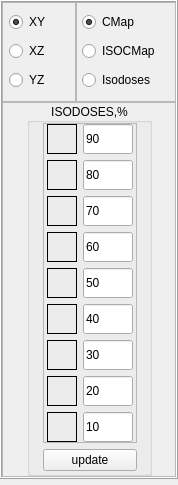
         <widget class="QWidget" name="Plane_settings">
          <property name="geometry">
           <rect>
            <x>0</x>
            <y>0</y>
            <width>178</width>
            <height>485</height>
           </rect>
          </property>
          <attribute name="label">
           <string>Plane</string>
          </attribute>
          <layout class="QVBoxLayout" name="verticalLayout_3">
           <property name="spacing">
            <number>3</number>
           </property>
           <property name="leftMargin">
            <number>0</number>
           </property>
           <property name="topMargin">
            <number>0</number>
           </property>
           <property name="rightMargin">
            <number>0</number>
           </property>
           <property name="bottomMargin">
            <number>0</number>
           </property>
           <item>
            <widget class="QFrame" name="Plane_gbFrame">
             <property name="minimumSize">
              <size>
               <width>0</width>
               <height>400</height>
              </size>
             </property>
             <property name="frameShape">
              <enum>QFrame::Box</enum>
             </property>
             <property name="frameShadow">
              <enum>QFrame::Raised</enum>
             </property>
             <layout class="QVBoxLayout" name="verticalLayout_4">
              <property name="spacing">
               <number>0</number>
              </property>
              <property name="leftMargin">
               <number>0</number>
              </property>
              <property name="topMargin">
               <number>0</number>
              </property>
              <property name="rightMargin">
               <number>0</number>
              </property>
              <property name="bottomMargin">
               <number>0</number>
              </property>
              <item>
               <widget class="QFrame" name="Plane_frame">
                <layout class="QHBoxLayout" name="horizontalLayout_4">
                 <property name="spacing">
                  <number>0</number>
                 </property>
                 <property name="leftMargin">
                  <number>0</number>
                 </property>
                 <property name="topMargin">
                  <number>0</number>
                 </property>
                 <property name="rightMargin">
                  <number>0</number>
                 </property>
                 <property name="bottomMargin">
                  <number>0</number>
                 </property>
                 <item>
                  <widget class="QFrame" name="setPlane_gb">
                   <property name="sizePolicy">
                    <sizepolicy hsizetype="Minimum" vsizetype="Minimum">
                     <horstretch>0</horstretch>
                     <verstretch>0</verstretch>
                    </sizepolicy>
                   </property>
                   <property name="minimumSize">
                    <size>
                     <width>1</width>
                     <height>1</height>
                    </size>
                   </property>
                   <property name="frameShape">
                    <enum>QFrame::StyledPanel</enum>
                   </property>
                   <property name="frameShadow">
                    <enum>QFrame::Raised</enum>
                   </property>
                   <layout class="QVBoxLayout" name="verticalLayout_2">
                    <property name="spacing">
                     <number>0</number>
                    </property>
                    <property name="leftMargin">
                     <number>6</number>
                    </property>
                    <property name="topMargin">
                     <number>0</number>
                    </property>
                    <property name="rightMargin">
                     <number>0</number>
                    </property>
                    <property name="bottomMargin">
                     <number>0</number>
                    </property>
                    <item>
                     <widget class="QRadioButton" name="plane_XY_rb">
                      <property name="text">
                       <string>XY</string>
                      </property>
                      <property name="checked">
                       <bool>true</bool>
                      </property>
                     </widget>
                    </item>
                    <item>
                     <widget class="QRadioButton" name="plane_XZ_rb">
                      <property name="text">
                       <string>XZ</string>
                      </property>
                     </widget>
                    </item>
                    <item>
                     <widget class="QRadioButton" name="plane_YZ_rb">
                      <property name="text">
                       <string>YZ</string>
                      </property>
                     </widget>
                    </item>
                   </layout>
                  </widget>
                 </item>
                 <item>
                  <widget class="QFrame" name="setStyle_gb">
                   <property name="minimumSize">
                    <size>
                     <width>100</width>
                     <height>100</height>
                    </size>
                   </property>
                   <property name="frameShape">
                    <enum>QFrame::StyledPanel</enum>
                   </property>
                   <property name="frameShadow">
                    <enum>QFrame::Raised</enum>
                   </property>
                   <layout class="QVBoxLayout" name="verticalLayout_6">
                    <property name="spacing">
                     <number>0</number>
                    </property>
                    <property name="leftMargin">
                     <number>5</number>
                    </property>
                    <property name="topMargin">
                     <number>0</number>
                    </property>
                    <property name="rightMargin">
                     <number>0</number>
                    </property>
                    <property name="bottomMargin">
                     <number>0</number>
                    </property>
                    <item>
                     <widget class="QRadioButton" name="CMap_rb">
                      <property name="text">
                       <string>CMap</string>
                      </property>
                      <property name="checked">
                       <bool>true</bool>
                      </property>
                     </widget>
                    </item>
                    <item>
                     <widget class="QRadioButton" name="ISOCMap_rb">
                      <property name="text">
                       <string>ISOCMap</string>
                      </property>
                     </widget>
                    </item>
                    <item>
                     <widget class="QRadioButton" name="Isodoses_rb">
                      <property name="text">
                       <string>Isodoses</string>
                      </property>
                     </widget>
                    </item>
                   </layout>
                  </widget>
                 </item>
                </layout>
               </widget>
              </item>
              <item>
               <widget class="QFrame" name="frame">
                <property name="minimumSize">
                 <size>
                  <width>0</width>
                  <height>100</height>
                 </size>
                </property>
                <property name="frameShape">
                 <enum>QFrame::StyledPanel</enum>
                </property>
                <property name="frameShadow">
                 <enum>QFrame::Raised</enum>
                </property>
                <layout class="QGridLayout" name="gridLayout_3">
                 <property name="leftMargin">
                  <number>0</number>
                 </property>
                 <property name="topMargin">
                  <number>0</number>
                 </property>
                 <property name="rightMargin">
                  <number>0</number>
                 </property>
                 <property name="bottomMargin">
                  <number>0</number>
                 </property>
                 <property name="spacing">
                  <number>0</number>
                 </property>
                 <item row="0" column="2">
                  <spacer name="horizontalSpacer_5">
                   <property name="orientation">
                    <enum>Qt::Horizontal</enum>
                   </property>
                   <property name="sizeHint" stdset="0">
                    <size>
                     <width>1</width>
                     <height>20</height>
                    </size>
                   </property>
                  </spacer>
                 </item>
                 <item row="0" column="0">
                  <spacer name="horizontalSpacer_6">
                   <property name="orientation">
                    <enum>Qt::Horizontal</enum>
                   </property>
                   <property name="sizeHint" stdset="0">
                    <size>
                     <width>1</width>
                     <height>20</height>
                    </size>
                   </property>
                  </spacer>
                 </item>
                 <item row="0" column="1">
                  <widget class="QGroupBox" name="isodose_gb">
                   <property name="sizePolicy">
                    <sizepolicy hsizetype="Minimum" vsizetype="Minimum">
                     <horstretch>0</horstretch>
                     <verstretch>0</verstretch>
                    </sizepolicy>
                   </property>
                   <property name="minimumSize">
                    <size>
                     <width>125</width>
                     <height>0</height>
                    </size>
                   </property>
                   <property name="maximumSize">
                    <size>
                     <width>130</width>
                     <height>390</height>
                    </size>
                   </property>
                   <property name="title">
                    <string>ISODOSES,%</string>
                   </property>
                   <property name="alignment">
                    <set>Qt::AlignCenter</set>
                   </property>
                   <layout class="QGridLayout" name="gridLayout_2">
                    <property name="leftMargin">
                     <number>0</number>
                    </property>
                    <property name="topMargin">
                     <number>0</number>
                    </property>
                    <property name="rightMargin">
                     <number>0</number>
                    </property>
                    <property name="bottomMargin">
                     <number>2</number>
                    </property>
                    <item row="1" column="2">
                     <spacer name="horizontalSpacer_3">
                      <property name="orientation">
                       <enum>Qt::Horizontal</enum>
                      </property>
                      <property name="sizeType">
                       <enum>QSizePolicy::Expanding</enum>
                      </property>
                      <property name="sizeHint" stdset="0">
                       <size>
                        <width>1</width>
                        <height>20</height>
                       </size>
                      </property>
                     </spacer>
                    </item>
                    <item row="0" column="1">
                     <widget class="QFrame" name="map_frame">
                      <property name="sizePolicy">
                       <sizepolicy hsizetype="Minimum" vsizetype="Minimum">
                        <horstretch>0</horstretch>
                        <verstretch>0</verstretch>
                       </sizepolicy>
                      </property>
                      <property name="maximumSize">
                       <size>
                        <width>200</width>
                        <height>340</height>
                       </size>
                      </property>
                      <property name="layoutDirection">
                       <enum>Qt::LeftToRight</enum>
                      </property>
                      <property name="frameShape">
                       <enum>QFrame::StyledPanel</enum>
                      </property>
                      <property name="frameShadow">
                       <enum>QFrame::Raised</enum>
                      </property>
                      <layout class="QFormLayout" name="formLayout_2">
                       <property name="labelAlignment">
                        <set>Qt::AlignCenter</set>
                       </property>
                       <property name="formAlignment">
                        <set>Qt::AlignCenter</set>
                       </property>
                       <property name="leftMargin">
                        <number>0</number>
                       </property>
                       <property name="topMargin">
                        <number>0</number>
                       </property>
                       <property name="rightMargin">
                        <number>6</number>
                       </property>
                       <property name="bottomMargin">
                        <number>0</number>
                       </property>
                       <item row="0" column="1">
                        <widget class="QLineEdit" name="isodose_lvl_1">
                         <property name="sizePolicy">
                          <sizepolicy hsizetype="Maximum" vsizetype="Fixed">
                           <horstretch>0</horstretch>
                           <verstretch>0</verstretch>
                          </sizepolicy>
                         </property>
                         <property name="minimumSize">
                          <size>
                           <width>50</width>
                           <height>30</height>
                          </size>
                         </property>
                         <property name="maximumSize">
                          <size>
                           <width>50</width>
                           <height>16777215</height>
                          </size>
                         </property>
                         <property name="text">
                          <string>90</string>
                         </property>
                        </widget>
                       </item>
                       <item row="1" column="0">
                        <widget class="QLabel" name="cmap_lvl_2">
                         <property name="sizePolicy">
                          <sizepolicy hsizetype="Minimum" vsizetype="Minimum">
                           <horstretch>0</horstretch>
                           <verstretch>0</verstretch>
                          </sizepolicy>
                         </property>
                         <property name="minimumSize">
                          <size>
                           <width>30</width>
                           <height>30</height>
                          </size>
                         </property>
                         <property name="maximumSize">
                          <size>
                           <width>30</width>
                           <height>30</height>
                          </size>
                         </property>
                         <property name="frameShape">
                          <enum>QFrame::Box</enum>
                         </property>
                         <property name="text">
                          <string/>
                         </property>
                        </widget>
                       </item>
                       <item row="1" column="1">
                        <widget class="QLineEdit" name="isodose_lvl_2">
                         <property name="minimumSize">
                          <size>
                           <width>50</width>
                           <height>30</height>
                          </size>
                         </property>
                         <property name="maximumSize">
                          <size>
                           <width>50</width>
                           <height>30</height>
                          </size>
                         </property>
                         <property name="text">
                          <string>80</string>
                         </property>
                        </widget>
                       </item>
                       <item row="2" column="0">
                        <widget class="QLabel" name="cmap_lvl_3">
                         <property name="minimumSize">
                          <size>
                           <width>30</width>
                           <height>30</height>
                          </size>
                         </property>
                         <property name="maximumSize">
                          <size>
                           <width>30</width>
                           <height>30</height>
                          </size>
                         </property>
                         <property name="frameShape">
                          <enum>QFrame::Box</enum>
                         </property>
                         <property name="text">
                          <string/>
                         </property>
                        </widget>
                       </item>
                       <item row="2" column="1">
                        <widget class="QLineEdit" name="isodose_lvl_3">
                         <property name="minimumSize">
                          <size>
                           <width>50</width>
                           <height>30</height>
                          </size>
                         </property>
                         <property name="maximumSize">
                          <size>
                           <width>50</width>
                           <height>30</height>
                          </size>
                         </property>
                         <property name="text">
                          <string>70</string>
                         </property>
                        </widget>
                       </item>
                       <item row="3" column="0">
                        <widget class="QLabel" name="cmap_lvl_4">
                         <property name="minimumSize">
                          <size>
                           <width>30</width>
                           <height>30</height>
                          </size>
                         </property>
                         <property name="maximumSize">
                          <size>
                           <width>30</width>
                           <height>30</height>
                          </size>
                         </property>
                         <property name="frameShape">
                          <enum>QFrame::Box</enum>
                         </property>
                         <property name="text">
                          <string/>
                         </property>
                        </widget>
                       </item>
                       <item row="3" column="1">
                        <widget class="QLineEdit" name="isodose_lvl_4">
                         <property name="minimumSize">
                          <size>
                           <width>50</width>
                           <height>30</height>
                          </size>
                         </property>
                         <property name="maximumSize">
                          <size>
                           <width>50</width>
                           <height>30</height>
                          </size>
                         </property>
                         <property name="text">
                          <string>60</string>
                         </property>
                        </widget>
                       </item>
                       <item row="4" column="0">
                        <widget class="QLabel" name="cmap_lvl_5">
                         <property name="minimumSize">
                          <size>
                           <width>30</width>
                           <height>30</height>
                          </size>
                         </property>
                         <property name="maximumSize">
                          <size>
                           <width>30</width>
                           <height>30</height>
                          </size>
                         </property>
                         <property name="frameShape">
                          <enum>QFrame::Box</enum>
                         </property>
                         <property name="text">
                          <string/>
                         </property>
                        </widget>
                       </item>
                       <item row="4" column="1">
                        <widget class="QLineEdit" name="isodose_lvl_5">
                         <property name="minimumSize">
                          <size>
                           <width>50</width>
                           <height>30</height>
                          </size>
                         </property>
                         <property name="maximumSize">
                          <size>
                           <width>50</width>
                           <height>30</height>
                          </size>
                         </property>
                         <property name="text">
                          <string>50</string>
                         </property>
                        </widget>
                       </item>
                       <item row="5" column="0">
                        <widget class="QLabel" name="cmap_lvl_6">
                         <property name="minimumSize">
                          <size>
                           <width>30</width>
                           <height>30</height>
                          </size>
                         </property>
                         <property name="maximumSize">
                          <size>
                           <width>30</width>
                           <height>30</height>
                          </size>
                         </property>
                         <property name="frameShape">
                          <enum>QFrame::Box</enum>
                         </property>
                         <property name="text">
                          <string/>
                         </property>
                        </widget>
                       </item>
                       <item row="5" column="1">
                        <widget class="QLineEdit" name="isodose_lvl_6">
                         <property name="minimumSize">
                          <size>
                           <width>50</width>
                           <height>30</height>
                          </size>
                         </property>
                         <property name="maximumSize">
                          <size>
                           <width>50</width>
                           <height>30</height>
                          </size>
                         </property>
                         <property name="text">
                          <string>40</string>
                         </property>
                        </widget>
                       </item>
                       <item row="6" column="0">
                        <widget class="QLabel" name="cmap_lvl_7">
                         <property name="minimumSize">
                          <size>
                           <width>30</width>
                           <height>30</height>
                          </size>
                         </property>
                         <property name="maximumSize">
                          <size>
                           <width>30</width>
                           <height>30</height>
                          </size>
                         </property>
                         <property name="frameShape">
                          <enum>QFrame::Box</enum>
                         </property>
                         <property name="text">
                          <string/>
                         </property>
                        </widget>
                       </item>
                       <item row="6" column="1">
                        <widget class="QLineEdit" name="isodose_lvl_7">
                         <property name="minimumSize">
                          <size>
                           <width>50</width>
                           <height>30</height>
                          </size>
                         </property>
                         <property name="maximumSize">
                          <size>
                           <width>50</width>
                           <height>30</height>
                          </size>
                         </property>
                         <property name="text">
                          <string>30</string>
                         </property>
                        </widget>
                       </item>
                       <item row="7" column="0">
                        <widget class="QLabel" name="cmap_lvl_8">
                         <property name="minimumSize">
                          <size>
                           <width>30</width>
                           <height>30</height>
                          </size>
                         </property>
                         <property name="maximumSize">
                          <size>
                           <width>30</width>
                           <height>30</height>
                          </size>
                         </property>
                         <property name="frameShape">
                          <enum>QFrame::Box</enum>
                         </property>
                         <property name="text">
                          <string/>
                         </property>
                        </widget>
                       </item>
                       <item row="7" column="1">
                        <widget class="QLineEdit" name="isodose_lvl_8">
                         <property name="minimumSize">
                          <size>
                           <width>50</width>
                           <height>30</height>
                          </size>
                         </property>
                         <property name="maximumSize">
                          <size>
                           <width>50</width>
                           <height>30</height>
                          </size>
                         </property>
                         <property name="text">
                          <string>20</string>
                         </property>
                        </widget>
                       </item>
                       <item row="8" column="0">
                        <widget class="QLabel" name="cmap_lvl_9">
                         <property name="minimumSize">
                          <size>
                           <width>30</width>
                           <height>30</height>
                          </size>
                         </property>
                         <property name="maximumSize">
                          <size>
                           <width>30</width>
                           <height>30</height>
                          </size>
                         </property>
                         <property name="frameShape">
                          <enum>QFrame::Box</enum>
                         </property>
                         <property name="text">
                          <string/>
                         </property>
                        </widget>
                       </item>
                       <item row="8" column="1">
                        <widget class="QLineEdit" name="isodose_lvl_9">
                         <property name="minimumSize">
                          <size>
                           <width>50</width>
                           <height>30</height>
                          </size>
                         </property>
                         <property name="maximumSize">
                          <size>
                           <width>50</width>
                           <height>30</height>
                          </size>
                         </property>
                         <property name="text">
                          <string>10</string>
                         </property>
                        </widget>
                       </item>
                       <item row="0" column="0">
                        <widget class="QLabel" name="cmap_lvl_1">
                         <property name="minimumSize">
                          <size>
                           <width>30</width>
                           <height>30</height>
                          </size>
                         </property>
                         <property name="maximumSize">
                          <size>
                           <width>30</width>
                           <height>30</height>
                          </size>
                         </property>
                         <property name="frameShape">
                          <enum>QFrame::Box</enum>
                         </property>
                         <property name="text">
                          <string/>
                         </property>
                        </widget>
                       </item>
                      </layout>
                     </widget>
                    </item>
                    <item row="1" column="1">
                     <widget class="QPushButton" name="updateIsodoses">
                      <property name="sizePolicy">
                       <sizepolicy hsizetype="MinimumExpanding" vsizetype="Fixed">
                        <horstretch>0</horstretch>
                        <verstretch>0</verstretch>
                       </sizepolicy>
                      </property>
                      <property name="minimumSize">
                       <size>
                        <width>90</width>
                        <height>0</height>
                       </size>
                      </property>
                      <property name="maximumSize">
                       <size>
                        <width>100</width>
                        <height>16777215</height>
                       </size>
                      </property>
                      <property name="text">
                       <string>update</string>
                      </property>
                     </widget>
                    </item>
                    <item row="1" column="0">
                     <spacer name="horizontalSpacer_4">
                      <property name="orientation">
                       <enum>Qt::Horizontal</enum>
                      </property>
                      <property name="sizeHint" stdset="0">
                       <size>
                        <width>1</width>
                        <height>20</height>
                       </size>
                      </property>
                     </spacer>
                    </item>
                   </layout>
                  </widget>
                 </item>
                </layout>
               </widget>
              </item>
             </layout>
            </widget>
           </item>
           <item>
            <spacer name="verticalSpacer_5">
             <property name="orientation">
              <enum>Qt::Vertical</enum>
             </property>
             <property name="sizeType">
              <enum>QSizePolicy::MinimumExpanding</enum>
             </property>
             <property name="sizeHint" stdset="0">
              <size>
               <width>20</width>
               <height>1</height>
              </size>
             </property>
            </spacer>
           </item>
          </layout>
         </widget>
